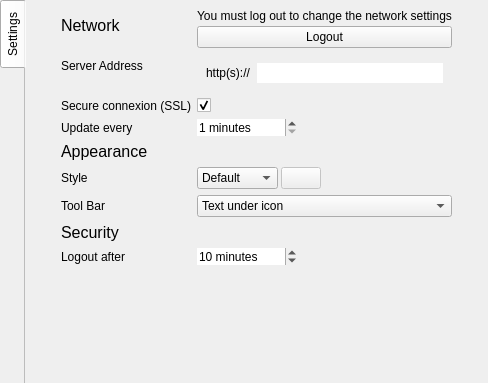
<?xml version="1.0" encoding="UTF-8"?>
<ui version="4.0">
 <class>SettingsWidget</class>
 <widget class="QWidget" name="SettingsWidget">
  <property name="geometry">
   <rect>
    <x>0</x>
    <y>0</y>
    <width>488</width>
    <height>383</height>
   </rect>
  </property>
  <property name="windowTitle">
   <string>Form</string>
  </property>
  <layout class="QVBoxLayout" name="verticalLayout_2">
   <property name="spacing">
    <number>0</number>
   </property>
   <property name="leftMargin">
    <number>0</number>
   </property>
   <property name="topMargin">
    <number>0</number>
   </property>
   <property name="rightMargin">
    <number>0</number>
   </property>
   <property name="bottomMargin">
    <number>0</number>
   </property>
   <item>
    <widget class="QTabWidget" name="settingsTable">
     <property name="tabPosition">
      <enum>QTabWidget::West</enum>
     </property>
     <property name="tabShape">
      <enum>QTabWidget::Rounded</enum>
     </property>
     <property name="currentIndex">
      <number>0</number>
     </property>
     <property name="usesScrollButtons">
      <bool>true</bool>
     </property>
     <property name="documentMode">
      <bool>true</bool>
     </property>
     <property name="tabBarAutoHide">
      <bool>false</bool>
     </property>
     <widget class="QWidget" name="tab1">
      <attribute name="title">
       <string>Settings</string>
      </attribute>
      <layout class="QVBoxLayout" name="verticalLayout_11">
       <property name="spacing">
        <number>0</number>
       </property>
       <property name="leftMargin">
        <number>0</number>
       </property>
       <property name="topMargin">
        <number>0</number>
       </property>
       <property name="rightMargin">
        <number>0</number>
       </property>
       <property name="bottomMargin">
        <number>0</number>
       </property>
       <item>
        <widget class="QScrollArea" name="scrollArea">
         <property name="frameShape">
          <enum>QFrame::NoFrame</enum>
         </property>
         <property name="widgetResizable">
          <bool>true</bool>
         </property>
         <widget class="QWidget" name="scrollAreaWidgetContents">
          <property name="geometry">
           <rect>
            <x>0</x>
            <y>0</y>
            <width>467</width>
            <height>383</height>
           </rect>
          </property>
          <layout class="QHBoxLayout" name="horizontalLayout">
           <item>
            <spacer name="horizontalSpacer_2">
             <property name="orientation">
              <enum>Qt::Horizontal</enum>
             </property>
             <property name="sizeHint" stdset="0">
              <size>
               <width>40</width>
               <height>20</height>
              </size>
             </property>
            </spacer>
           </item>
           <item>
            <layout class="QFormLayout" name="formLayout">
             <item row="0" column="0">
              <widget class="QLabel" name="label_20">
               <property name="font">
                <font>
                 <pointsize>12</pointsize>
                </font>
               </property>
               <property name="text">
                <string>Network</string>
               </property>
              </widget>
             </item>
             <item row="0" column="1">
              <widget class="QWidget" name="settingsLogoutWidget" native="true">
               <layout class="QVBoxLayout" name="verticalLayout_8">
                <property name="spacing">
                 <number>3</number>
                </property>
                <property name="leftMargin">
                 <number>0</number>
                </property>
                <property name="topMargin">
                 <number>0</number>
                </property>
                <property name="rightMargin">
                 <number>0</number>
                </property>
                <property name="bottomMargin">
                 <number>0</number>
                </property>
                <item>
                 <widget class="QLabel" name="label_7">
                  <property name="text">
                   <string>You must log out to change the network settings</string>
                  </property>
                  <property name="alignment">
                   <set>Qt::AlignCenter</set>
                  </property>
                 </widget>
                </item>
                <item>
                 <widget class="QPushButton" name="settingsLogoutButton">
                  <property name="text">
                   <string>Logout</string>
                  </property>
                  <property name="icon">
                   <iconset>
                    <normaloff>:/icons/icons/sign out.png</normaloff>:/icons/icons/sign out.png</iconset>
                  </property>
                 </widget>
                </item>
               </layout>
              </widget>
             </item>
             <item row="1" column="0">
              <widget class="QLabel" name="label_11">
               <property name="text">
                <string>Server Address</string>
               </property>
              </widget>
             </item>
             <item row="2" column="0">
              <widget class="QLabel" name="label_8">
               <property name="text">
                <string>Secure connexion (SSL)</string>
               </property>
              </widget>
             </item>
             <item row="2" column="1">
              <widget class="QCheckBox" name="sslCheckBox">
               <property name="text">
                <string/>
               </property>
               <property name="checked">
                <bool>true</bool>
               </property>
              </widget>
             </item>
             <item row="3" column="0">
              <widget class="QLabel" name="label_10">
               <property name="text">
                <string>Update every</string>
               </property>
              </widget>
             </item>
             <item row="3" column="1">
              <widget class="QSpinBox" name="updateFreqSpinBox">
               <property name="maximumSize">
                <size>
                 <width>100</width>
                 <height>16777215</height>
                </size>
               </property>
               <property name="frame">
                <bool>false</bool>
               </property>
               <property name="suffix">
                <string> minutes</string>
               </property>
               <property name="minimum">
                <number>1</number>
               </property>
               <property name="maximum">
                <number>10</number>
               </property>
              </widget>
             </item>
             <item row="4" column="0">
              <widget class="QLabel" name="label_21">
               <property name="font">
                <font>
                 <pointsize>12</pointsize>
                </font>
               </property>
               <property name="text">
                <string>Appearance</string>
               </property>
              </widget>
             </item>
             <item row="5" column="0">
              <widget class="QLabel" name="label">
               <property name="text">
                <string>Style</string>
               </property>
              </widget>
             </item>
             <item row="5" column="1">
              <layout class="QHBoxLayout" name="horizontalLayout_2">
               <property name="spacing">
                <number>3</number>
               </property>
               <item>
                <widget class="QComboBox" name="styleBox">
                 <property name="toolTip">
                  <string>Dutranslator default style</string>
                 </property>
                 <item>
                  <property name="text">
                   <string>Default</string>
                  </property>
                 </item>
                 <item>
                  <property name="text">
                   <string>System</string>
                  </property>
                 </item>
                 <item>
                  <property name="text">
                   <string>Custom...</string>
                  </property>
                 </item>
                </widget>
               </item>
               <item>
                <widget class="QPushButton" name="updateCSSButton">
                 <property name="enabled">
                  <bool>false</bool>
                 </property>
                 <property name="text">
                  <string/>
                 </property>
                 <property name="icon">
                  <iconset resource="resources.qrc">
                   <normaloff>:/icons/refresh</normaloff>:/icons/refresh</iconset>
                 </property>
                </widget>
               </item>
               <item>
                <spacer name="horizontalSpacer">
                 <property name="orientation">
                  <enum>Qt::Horizontal</enum>
                 </property>
                 <property name="sizeHint" stdset="0">
                  <size>
                   <width>40</width>
                   <height>20</height>
                  </size>
                 </property>
                </spacer>
               </item>
              </layout>
             </item>
             <item row="6" column="0">
              <widget class="QLabel" name="label_2">
               <property name="text">
                <string>Tool Bar</string>
               </property>
              </widget>
             </item>
             <item row="6" column="1">
              <widget class="QComboBox" name="toolButtonStyleBox">
               <item>
                <property name="text">
                 <string>Text under icon</string>
                </property>
               </item>
               <item>
                <property name="text">
                 <string>Text beside icon</string>
                </property>
               </item>
               <item>
                <property name="text">
                 <string>Icon only</string>
                </property>
               </item>
               <item>
                <property name="text">
                 <string>Text only</string>
                </property>
               </item>
              </widget>
             </item>
             <item row="7" column="0">
              <widget class="QLabel" name="label_22">
               <property name="font">
                <font>
                 <pointsize>12</pointsize>
                </font>
               </property>
               <property name="text">
                <string>Security</string>
               </property>
              </widget>
             </item>
             <item row="8" column="0">
              <widget class="QLabel" name="label_3">
               <property name="text">
                <string>Logout after</string>
               </property>
              </widget>
             </item>
             <item row="8" column="1">
              <widget class="QSpinBox" name="timeOutEdit">
               <property name="maximumSize">
                <size>
                 <width>100</width>
                 <height>16777215</height>
                </size>
               </property>
               <property name="frame">
                <bool>false</bool>
               </property>
               <property name="suffix">
                <string> minutes</string>
               </property>
               <property name="minimum">
                <number>1</number>
               </property>
               <property name="maximum">
                <number>60</number>
               </property>
               <property name="value">
                <number>10</number>
               </property>
              </widget>
             </item>
             <item row="1" column="1">
              <widget class="QWidget" name="serverAddressWidget" native="true">
               <layout class="QHBoxLayout" name="horizontalLayout_3">
                <item>
                 <widget class="QLabel" name="label_9">
                  <property name="text">
                   <string>http(s)://</string>
                  </property>
                 </widget>
                </item>
                <item>
                 <widget class="QLineEdit" name="serverAddressEdit">
                  <property name="frame">
                   <bool>false</bool>
                  </property>
                 </widget>
                </item>
               </layout>
              </widget>
             </item>
            </layout>
           </item>
           <item>
            <spacer name="horizontalSpacer_3">
             <property name="orientation">
              <enum>Qt::Horizontal</enum>
             </property>
             <property name="sizeHint" stdset="0">
              <size>
               <width>40</width>
               <height>20</height>
              </size>
             </property>
            </spacer>
           </item>
          </layout>
         </widget>
        </widget>
       </item>
      </layout>
     </widget>
    </widget>
   </item>
  </layout>
 </widget>
 <resources>
  <include location="resources.qrc"/>
 </resources>
 <connections/>
</ui>
